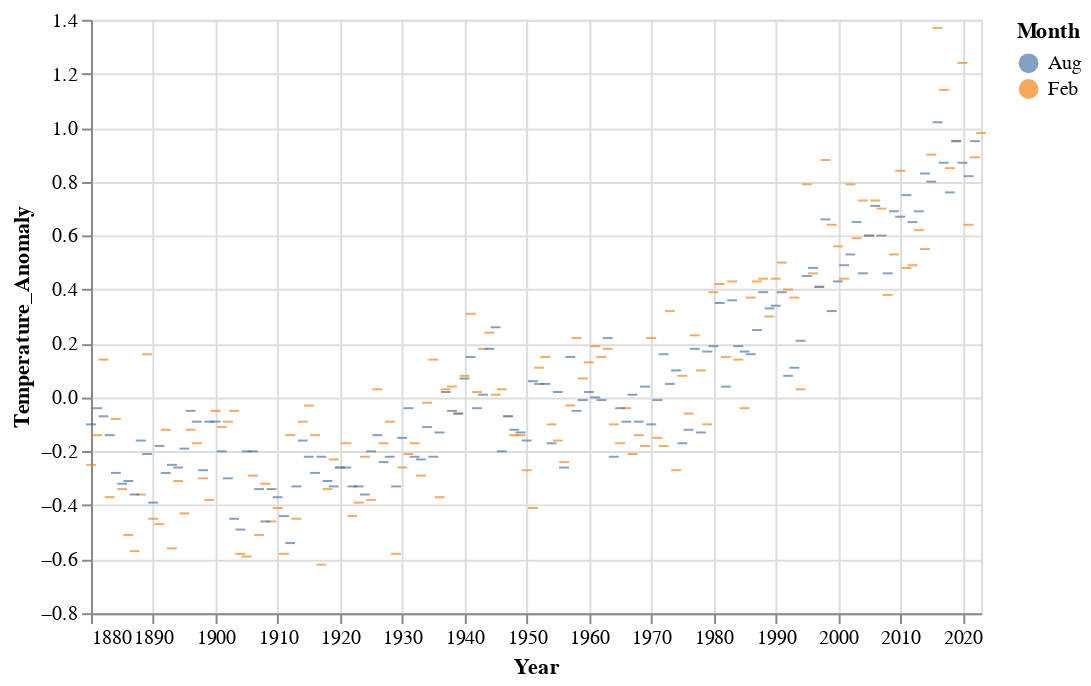

Here is the notebook cell this chart was saved with:
### Code cell
alt.Chart(df_feb_aug).mark_tick().encode(
    x = alt.X("Year:T"),
    y = alt.Y("Temperature_Anomaly:Q"),
    color = alt.Color("Month:N"),
    text = alt.Text("Month:N")
).properties(width=450)

### Figure 1 — Vega-Lite specification as saved in the notebook (floating-point values rounded to 4 significant figures; data arrays with more than 128 entries replaced by an {"elided": "..."} marker saying what was removed)
{"config": {"view": {"continuousWidth": 300, "continuousHeight": 300}}, "data": {"name": "data-13405d5f5e70207fd9c3f95106c3c235"}, "mark": {"type": "tick"}, "encoding": {"color": {"field": "Month", "type": "nominal"}, "text": {"field": "Month", "type": "nominal"}, "x": {"field": "Year", "type": "temporal"}, "y": {"field": "Temperature_Anomaly", "type": "quantitative"}}, "width": 450, "$schema": "https://vega.github.io/schema/vega-lite/v5.20.1.json", "datasets": {"data-13405d5f5e70207fd9c3f95106c3c235": {"elided": "287 records"}}}
